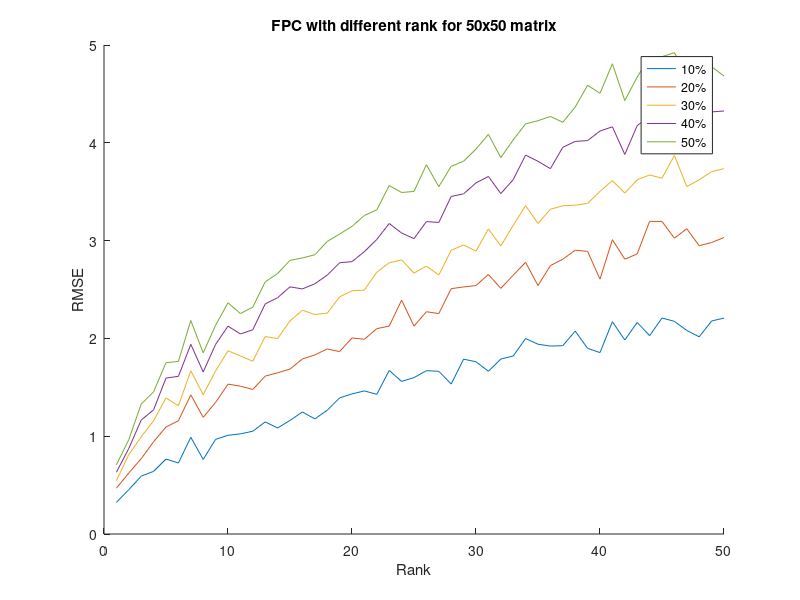

Reproduce this figure in MATLAB.
clc
% Step1 generate X = U*V.'
mn=50;
max_r = mn; % maximum rank to test
missing_pers = [10 20 30 40 50]; % missing percentages to test
n_missing_pers = length(missing_pers);
RMSE_all = zeros(n_missing_pers, max_r);
maxiter =100;


% Fixed-Point Continuation Algorithm
% initialize arrays for plotting rank vs. missing percentage and RMSE vs. iteration
rank_vals_fpc = [];
missing_perc_vals_fpc = [];
RMSE_vs_iter_fpc = [];
max_missing_perc_fpc = zeros(1,max_r); % array to store maximum missing percentage for each rank

for r = 1:max_r
    U = randn(mn,r);
    Urank = rank(U);
    V = randn(mn,r);
    Vrank = rank(V);
    X = U*V.';
    Xrank=rank(X);
    [Xx_size, Xy_size]=size(X);
    A=1:numel(X);
    rem10per =floor(0.9*numel(X));
    
    for i=1:n_missing_pers
        missingper = missing_pers(i);
        %calculate number of elements to remove
        num_remove = floor((100-missingper)/100*numel(X));
        disp(['Rank ', num2str(r), ', missing percentage: ' num2str(missingper) '%']);
        
        %random permutation of integers start from 10%
        omega= A(randperm(numel(A),num_remove));
        %matrix zero with Xsize
        Omega = zeros (Xx_size,Xy_size);
        %change value from 0 to 1 in Omega matrix
        Omega (omega) = 1;
        %Remove matrix X elements, store at X_Omega
        X_Omega = X.*Omega;
        
        % Fixed-Point Continuation Algorithm
        lambda = 1/sqrt(max(Xx_size, Xy_size));
        L = zeros(size(X));
        S = zeros(size(X));
        mu = 1;
        for iter = 1:maxiter
            % Update L using SVD
            [U, S_diag, V] = svd(X_Omega - S);
            S_diag(lambda >= diag(S_diag)) = 0;
            L = U*S_diag*V';
            % Update S using soft-thresholding
            S = sign(X_Omega - L).*max(abs(X_Omega - L) - lambda/mu, 0);
            % Update mu
            mu = mu*1.1;
            % Calculate RMSE
            RMSE_all(i, r) = sqrt(sum(sum((X - L - S).^2))/numel(X));
            % Check convergence
            tol = 1e-6;
            if iter > 1 && r > 1 && abs(RMSE_all(i, r) - RMSE_all(i, r-1)) < tol
                break;
            end
        end
        % Update max_missing_perc_fpc
        max_missing_perc_fpc(r) = max(max_missing_perc_fpc(r), missingper);
    end
    % Update rank_vals_fpc and missing_perc_vals_fpc
    rank_vals_fpc = [rank_vals_fpc r*ones(1, n_missing_pers)];
    missing_perc_vals_fpc = [missing_perc_vals_fpc missing_pers];
    % Update RMSE_vs_iter_fpc
    RMSE_vs_iter_fpc = [RMSE_vs_iter_fpc RMSE_all(:, r)'];
end

% plot RMSE vs. rank for Fixed-Point Continuation Algorithm
figure;
hold on;
for i=1:n_missing_pers
    y = RMSE_all(i,:);
    missingper = missing_pers(i);
    plot(y, 'DisplayName', [num2str(missingper) '%']);
end
hold off;
legend('show');
xlabel('Rank');
ylabel('RMSE');
title(['FPC with different rank for ' num2str(mn) 'x' num2str(mn), ' matrix']);